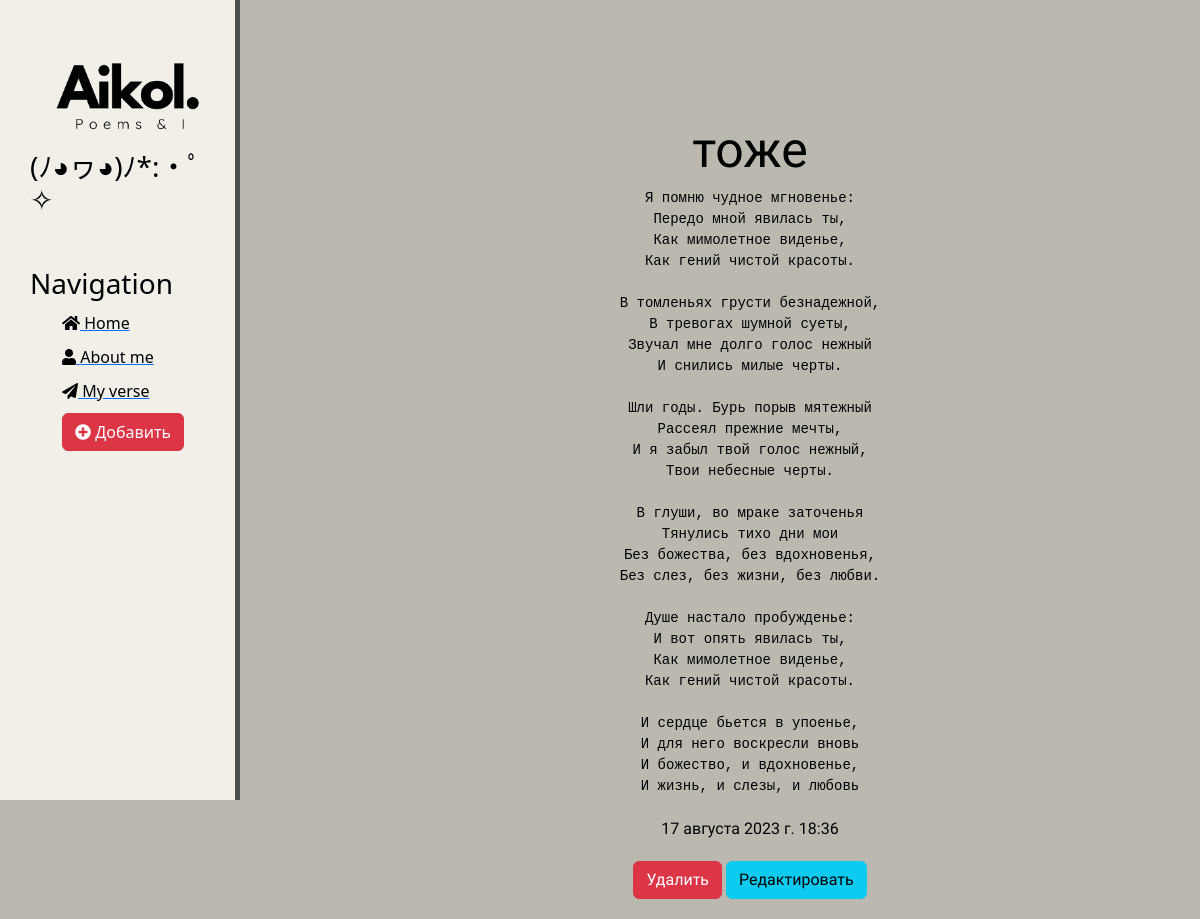
/news/5, run on the app's committed database.
### news/models.py (models this page shows, shortened)
class Articles(models.Model):
    title = models.CharField('Название: ', max_length=250)
    anons = models.CharField('Цитата: ', max_length=250)
    full_text = models.TextField('Стих: ')
    date = models.DateTimeField('Дата публикации: ')
    class Meta:
        verbose_name = 'Стих'
        verbose_name_plural = 'Стихи'

### news/views.py (the view)
# urls.py: path('<int:pk>', views.NewsDetailView.as_view(), name='news_detail'),
class NewsDetailView(DetailView):
    model = Articles
    template_name = 'news/details_view.html'
    context_object_name = 'article'

### news/templates/news/details_view.html (shortened to what this page needs)
{% extends 'main/layout.html'%}
{% block content %}
    <div class="features">
        <h1>{{ article.title }}</h1>
        <pre>{{ article.full_text }}</pre>
        <p>{{ article.date }}</p>
        <a href="{% url 'news_delete' article.id %}" class="btn btn-danger">Удалить</a>
        <a href="{% url 'news_update' article.id %}" class="btn btn-info">Редактировать</a>
    </div>
{% endblock %}

### main/static/main/css/main.css (style rules this page uses)
body { background: #BBB8AF; margin: 0; }
main .features { margin-left: 25%; color: #000000; margin-top: 100px; text-align: center; width: 75%; padding: 20px; box-sizing: border-box; }
main .features h1 { font-size: 50px; }
main .features p { max-width: 400px; margin: 20px auto }
.features { font-family: "Indie Flower", cursive; }

### data on the page
Articles: title "тоже", full_text "Я помню чудное мгновенье: Передо мной явилась ты, Как мимолетное виденье, Как гений чистой красоты. В томленьях грусти безнадежной, В тревогах шумной суеты, Звучал мне долго голос нежный И снились милые черты. Шли годы. Бурь порыв мятежный Рассеял прежние мечты, И я забыл твой голос нежный, Твои небесные черты. В глуши, во мраке заточенья Тянулись тихо дни мои Без божества, без вдохновенья, Без слез, без жизни, без любви. Душе настало пробужденье: И вот опять явилась ты, Как мимолетное виденье, Как гений чистой красоты. И сердце бьется в упоенье, И для него воскресли вновь И божество, и вдохновенье, И жизнь, и слезы, и любовь", date "17 августа 2023 г. 18:36"
